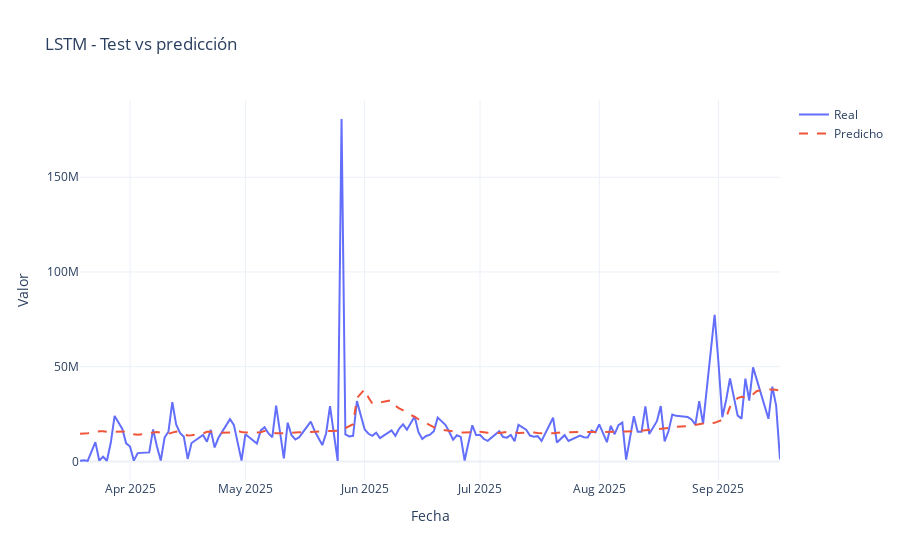

This figure's notebook cell:
### Markdown cell above
### 9.2 Evaluación LSTM (métricas en escala original)

### Code cell
y_test_pred_lstm_scaled = model_lstm.predict(X_test_lstm).reshape(-1)
y_test_true_scaled = y_test.reshape(-1)

y_test_true_lstm = scaler.inverse_transform(y_test_true_scaled.reshape(-1, 1)).reshape(-1)
y_test_pred_lstm = scaler.inverse_transform(y_test_pred_lstm_scaled.reshape(-1, 1)).reshape(-1)

metrics_lstm = regression_metrics(y_test_true_lstm, y_test_pred_lstm)
print('LSTM – métricas test:', metrics_lstm)

fig = plot_history_vs_pred(test_dates, y_test_true_lstm, y_test_pred_lstm,
                           title='LSTM - Test vs predicción')
fig.show()

### Figure 1 — Plotly figure (JSON) as saved in the notebook; plotly's stock layout.template omitted (floating-point values rounded to 4 significant figures; data arrays with more than 128 entries replaced by an {"elided": "..."} marker saying what was removed)
{"data": [{"mode": "lines", "name": "Real", "type": "scatter", "x": {"elided": "146 str values"}, "y": {"elided": "146 float values"}}, {"line": {"dash": "dash"}, "mode": "lines", "name": "Predicho", "type": "scatter", "x": {"elided": "146 str values"}, "y": {"elided": "146 float values"}}], "layout": {"title": {"text": "LSTM - Test vs predicción"}, "xaxis": {"title": {"text": "Fecha"}}, "yaxis": {"title": {"text": "Valor"}}}}
